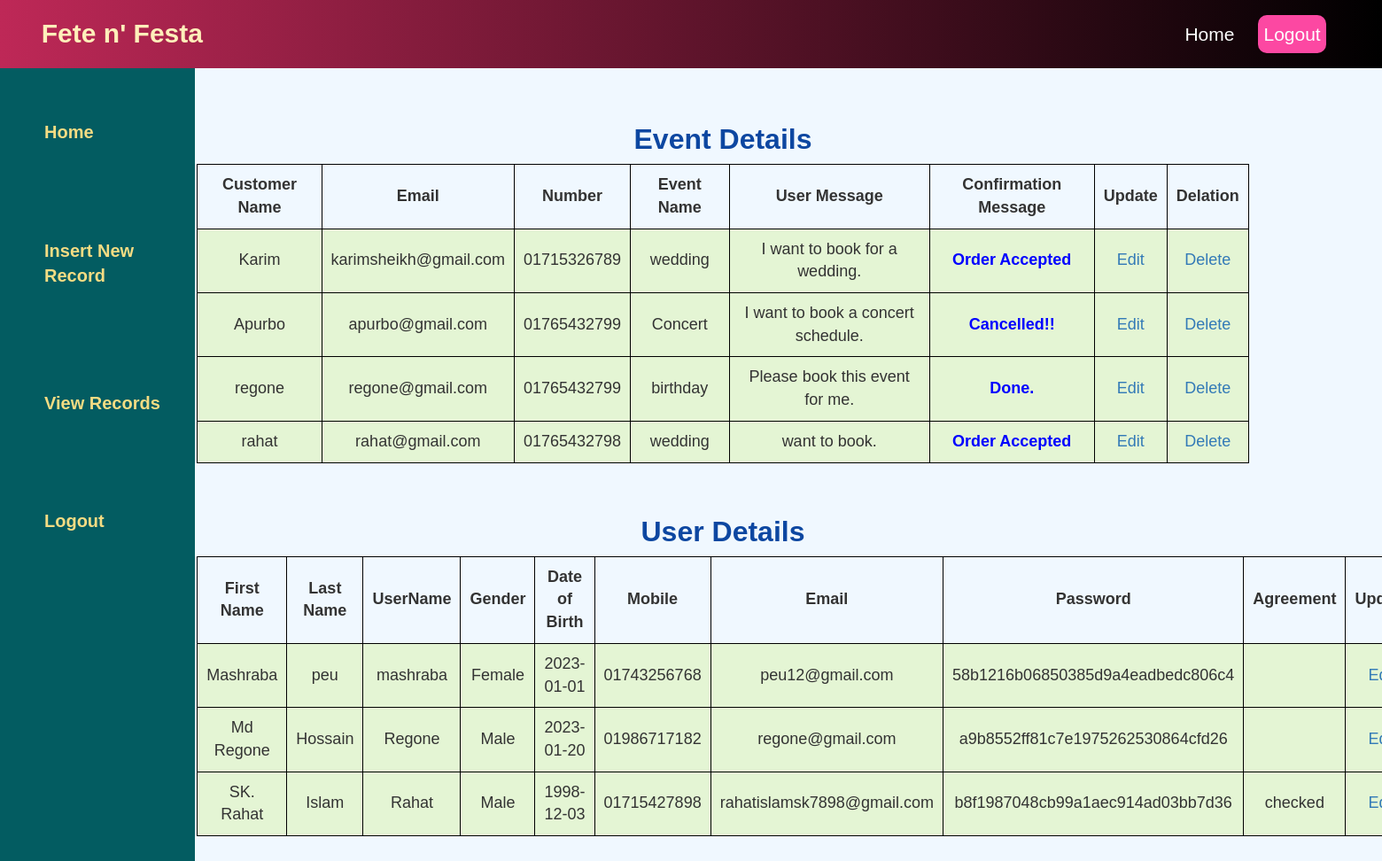
The page /view.php on the database its author committed.
### tables this page shows
CREATE TABLE `contact` (
  `id` int(11) NOT NULL,
  `name1` varchar(100) NOT NULL,
  `email` varchar(100) NOT NULL,
  `num` varchar(11) NOT NULL,
  `sub` varchar(100) NOT NULL,
  `msg` varchar(10000) NOT NULL,
  `conmsg` varchar(100) NOT NULL
);

CREATE TABLE `users` (
  `id` int(11) NOT NULL,
  `f_name` varchar(100) NOT NULL,
  `l_name` varchar(100) NOT NULL,
  `u_name` varchar(100) NOT NULL,
  `gender` varchar(100) NOT NULL,
  `d_birth` varchar(100) NOT NULL,
  `p_num` varchar(11) NOT NULL,
  `email` varchar(100) NOT NULL,
  `pass` varchar(100) NOT NULL,
  `c_pass` varchar(100) NOT NULL,
  `agree` varchar(100) NOT NULL
);

### view.php (the view, shortened to what this page needs)
<!DOCTYPE html>
<html lang="en">
<head>
    <link rel="stylesheet" href="https://unpkg.com/swiper/swiper-bundle.min.css">
    <link rel="stylesheet" href="https://cdnjs.cloudflare.com/ajax/libs/font-awesome/5.15.4/css/all.min.css">
    <link rel="stylesheet" href="https://maxcdn.bootstrapcdn.com/bootstrap/3.4.1/css/bootstrap.min.css">
    <link href="css/style.css" rel="stylesheet">
</head>
<header class="header">
    <a href="home.php" class="logo">Fete n' Festa</a>
    <ul class="navbar-nav">
        <nav class="menu"><a href="admin.php">Home</a>
            <a class="log" href="admin_signin.php">Logout</a>
        </nav>
    </ul>
</header>
<div class="sidenav">
    <b><a href="admin.php">Home</a></b>
    <b><a href="insert.php">Insert New Record</a></p>
        <b><a href="view.php">View Records</a></b>
        <b><a href="logout.php">Logout</a></b>
</div>
<div class="main">
    <?php
    $mysqli = new mysqli("localhost", "root", "", "fetenew");
    $sql = " SELECT * FROM contact ORDER BY id DESC ";
    $result = $mysqli->query($sql);
    ?>
    <body>
        <section class="event" id="event">
            <h1><b>Event Details</h1></b>
            <table>
                <tr>
                    <th>Customer Name</th>
                    <th>Email</th>
                    <th>Number</th>
                    <th>Event Name</th>
                    <th>User Message</th>
                    <th>Confirmation Message</th>
                    <th>Update</th>
                    <th>Delation</th>
                </tr>
                <?php
                while ($rows = $result->fetch_assoc()) {
                ?>
                    <tr>
                        <td><?php echo $rows['name1']; ?></td>
                        <td><?php echo $rows['email']; ?></td>
                        <td><?php echo $rows['num']; ?></td>
                        <td><?php echo $rows['sub']; ?></td>
                        <td><?php echo $rows['msg']; ?></td>
                        <td style="color:blue"><b><?php echo $rows['conmsg']; ?></b></td>
                        <td text-align="center">
                        <a href="contact_edit.php?id=<?php echo $rows['id'];?>">Edit</a>
                        </td>
                        <td text-align="center">
                        <a href="contact_delete.php?id=<?php echo $rows['id'];?>">Delete</a>
                        </td>
                    </tr>
                <?php
                }
                ?>
            </table>
        </section>
        <?php
        $mysqli = new mysqli("localhost", "root", "", "fetenew");
        $sql = " SELECT * FROM users ORDER BY id DESC ";
        $result = $mysqli->query($sql);
        ?>
        <body>
            <section class="user" id="user">
                <h1><b>User Details</h1></b>
                <table>
                    <tr>
                        <th>First Name</th>
                        <th>Last Name</th>
                        <th>UserName</th>
                        <th>Gender</th>
                        <th>Date of Birth</th>
                        <th>Mobile</th>
                        <th>Email</th>
                        <th>Password</th>
                        <th>Agreement</th>
                        <th>Update</th>
                    </tr>
                    <?php
                    while ($rows = $result->fetch_assoc()) {
                    ?>
                        <tr>
                            <td><?php echo $rows['f_name']; ?></td>
                            <td><?php echo $rows['l_name']; ?></td>
                            <td><?php echo $rows['u_name']; ?></td>
                            <td><?php echo $rows['gender']; ?></td>
                            <td><?php echo $rows['d_birth']; ?></td>
                            <td><?php echo $rows['p_num']; ?></td>
                            <td><?php echo $rows['email']; ?></td>
                            <td><?php echo $rows['pass']; ?></td>
                            <td><?php echo $rows['agree']; ?></td>
                            <td text-align="center">
                            <a href="edit.php?id=<?php echo $rows['id'];?>">Edit</a>
                            </td>
                        </tr>
                    <?php
                    }
                    ?>
                </table>
            </section>
</div>
</body>
</html>

### css/style.css (style rules this page uses)
* { font-family: 'Geneva', sans-serif; margin:0; padding:0; box-sizing: border-box; outline: none; border:none; text-decoration: none; transition: .2s linear; }
html { font-size: 62.5%; overflow-x: hidden; scroll-padding-top: 5rem; }
body { background-image: linear-gradient(to right, #ba5370 , #f4e2d8); }
section { padding: 2rem 9%; }
.header { position: fixed; top: 0; left: 0; right: 0; z-index: 10000; background-image: linear-gradient(to right, #be2857,black ); display: flex; align-items: center; justify-content: space-between; padding: 0.1rem 3%; }
.header .logo { font-weight: bolder; color: #ffefba; font-size: 3.0rem; text-decoration: none; }
.header .menu { font-size: 1.7rem; display: flex; margin-left: 2rem; align-items: center; justify-content: space-between; text-decoration: none; }
.header .navbar-nav { font-size: 2.7rem; margin-left: 1.3rem; padding: 0.6rem; text-decoration: none; }
.header .menu a { font-size: 2.1rem; color: #fff; padding: 6.5px; margin: 10px; }
.header .log { border-radius: 10px; background-color: rgb(252, 72, 162); list-style: none; }
.sidenav { height: 100%; width: 220px; position: fixed; z-index: 1; top: 0; left: 0; background-color: rgb(3, 92, 97); overflow-x: hidden; padding-top: 35px; }
.sidenav a { padding: 100px 20px 5px 50px; text-decoration: none; font-size: 20px; color: #f4dc83; display: block; }
.main { background-color: aliceblue; margin-left: 50px 0 0 50px; padding: 100px 20px 15px 92px; }
table { margin: 0 auto; font-size: large; border: 1px solid black; }
h1 { text-align: center; color: #0D47A1; font-size: xx-large; font-family: 'Gill Sans', 'Gill Sans MT', ' Calibri', 'Trebuchet MS', 'sans-serif'; }
td { background-color: #E4F5D4; border: 1px solid black; }
th, td { font-weight: bold; border: 1px solid black; padding: 10px; text-align: center; }
td { font-weight: lighter; }

### view.php (style rules this page uses)
table { margin: 0 auto; font-size: large; border: 1px solid black; }
h1 { text-align: center; color: #0D47A1; font-size: xx-large; font-family: 'Gill Sans', 'Gill Sans MT', ' Calibri', 'Trebuchet MS', 'sans-serif'; }
td { background-color: #E4F5D4; border: 1px solid black; }
th, td { font-weight: bold; border: 1px solid black; padding: 10px; text-align: center; }
td { font-weight: lighter; }

### rows shown on the page
contact: name1 "Karim", email "karimsheikh@gmail.com", num "01715326789", sub "wedding", msg "I want to book for a wedding.", conmsg "Order Accepted"
contact: name1 "Apurbo", email "apurbo@gmail.com", num "01765432799", sub "Concert", msg "I want to book a concert schedule.", conmsg "Cancelled!!"
contact: name1 "regone", email "regone@gmail.com", num "01765432799", sub "birthday", msg "Please book this event for me.", conmsg "Done."
contact: name1 "rahat", email "rahat@gmail.com", num "01765432798", sub "wedding", msg "want to book.", conmsg "Order Accepted"
users: f_name "Mashraba", l_name "peu", u_name "mashraba", gender "Female", d_birth "2023-01-01", p_num "01743256768", email "peu12@gmail.com", pass "58b1216b06850385d9a4eadbedc806c4"
users: f_name "Md Regone", l_name "Hossain", u_name "Regone", gender "Male", d_birth "2023-01-20", p_num "01986717182", email "regone@gmail.com", pass "a9b8552ff81c7e1975262530864cfd26"
users: f_name "SK. Rahat", l_name "Islam", u_name "Rahat", gender "Male", d_birth "1998-12-03", p_num "01715427898", email "rahatislamsk7898@gmail.com", pass "b8f1987048cb99a1aec914ad03bb7d36", agree "checked"
